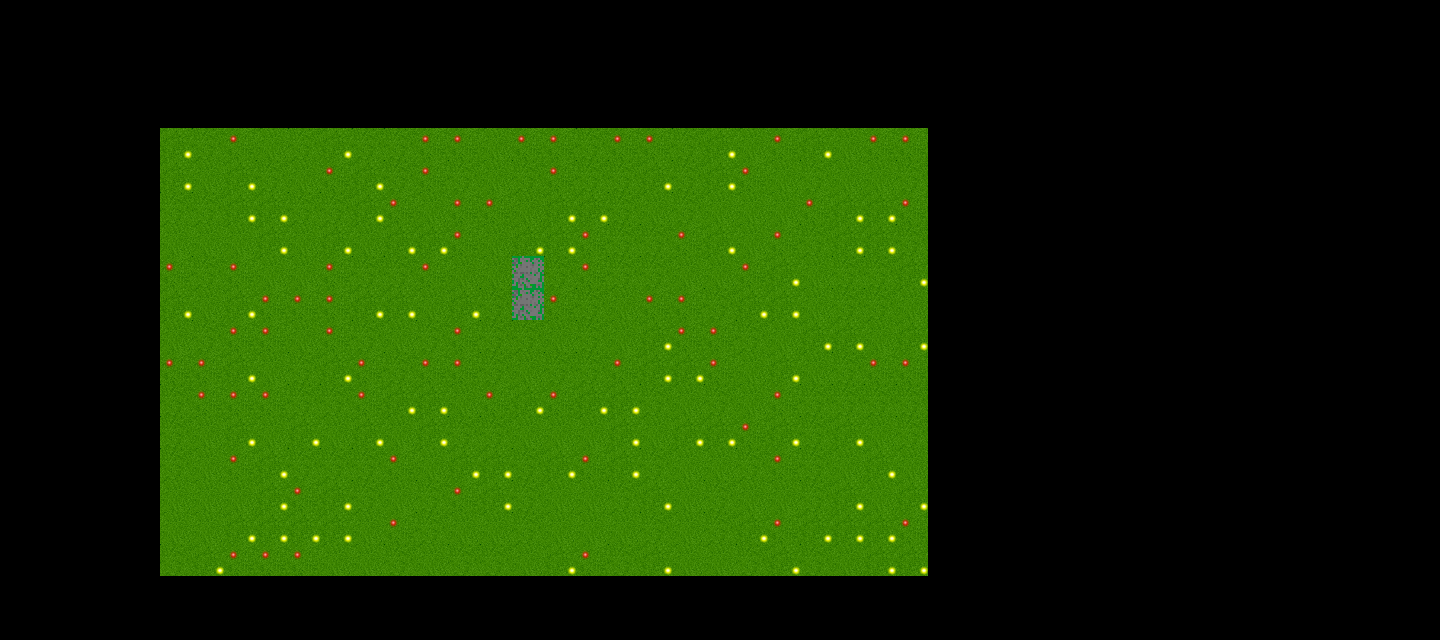

This is a level from a 2D game, rendered from its Tiled map with the project's own tilesets. A one-line summary and the map file follow, with tile-layer data summarised:
An orthogonal 45x20 tile map with 32x32 px tiles, 1 tile layer (Kachelebene 1) and 2 objects (Ankunft, Wegpunkt).

<map version="1.0" orientation="orthogonal" width="45" height="20" tilewidth="32" tileheight="32">
 <tileset firstgid="1" name="spritesheet" tilewidth="32" tileheight="32">
  <image source="spritesheet.png" width="512" height="512" />
  <tile id="3">
   <properties>
    <property name="solid" value="true" />
   </properties>
  </tile>
  <tile id="6">
   <properties>
    <property name="solid" value="true" />
   </properties>
  </tile>
  <tile id="19">
   <properties>
    <property name="solid" value="true" />
   </properties>
  </tile>
  <tile id="22">
   <properties>
    <property name="solid" value="true" />
   </properties>
  </tile>
  <tile id="35">
   <properties>
    <property name="solid" value="true" />
   </properties>
  </tile>
 </tileset>
 <layer name="Kachelebene 1" width="45" height="20">
  <data>[900 cells, 336 non-empty, 5 distinct tile ids]</data>
 </layer>
 <objectgroup name="Wege" width="45" height="20">
  <object name="0" type="Ankunft" x="503" y="256" width="46" height="65" />
  <object name="0" type="Wegpunkt" x="508" y="342" />
 </objectgroup>
</map>